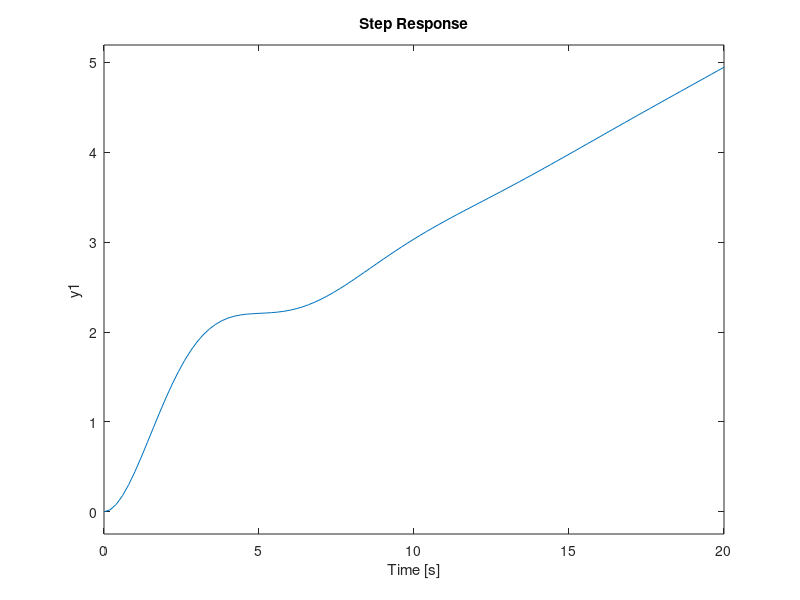

Here is the MATLAB script that generated this plot: (Note: this script raises an error after producing the figure.)


A= [-0.313 56.7 0; -0.0139 -0.426 0; 0 56.7 0]

B=[0.232; 0.0203; 0]

C=[0 0 1]

D=0;
Q=1;
R=1;

%Transfer function
figure(1); %Figure 1
[num, den]= ss2tf(A,B,C,D)
G=tf(num,den)
step(G),grid;

% For Kalman filter:
% Identity matrix + diagonal element
A= [1-0.313 56.7 0; -0.0139 1-0.426 0; 0 56.7 1]
B=[0.232; 0.0203; 0]
C=[0 0 1]
D=0;

% Sample time=-1 for discrete model
Plant = ss(A,[B B],C,0,-1,'inputname',{'u' 'w'},'outputname','y');
Q=1; 
R=1;
[kalmf,L,P,M] = kalman(Plant,Q,R);
kalmf = kalmf(1,:);
kalmf
a = A;
b = [B B 0*B];
c = [C;C];
d = [0 0 0;0 0 1];
P = ss(a,b,c,d,-1,'inputname',{'u' 'w' 'v'},'outputname',{'y' 'yv'});

a=A;
b=[B B 0*B];
c= [C;C];
d=[0 0 0;0 0 1];
P= ss(a,b,c,d,-1,'inputname', {'u', 'w', 'v'}, 'outputname', {'y', 'yv'});

sys= parallel(P,kalmf,1,1,[],[]);

SimModel= feedback(sys, 1, 4, 2, 1);
SimModel= SimModel([1 3], [1 2 3]);

%time data (random)
t= (0:100)';
u = tan(t/5);

%process noise (random)
rng(10,'twister');
w =sqrt(Q)* randn(length(t),1);
v=sqrt(R)* randn(length(t),1);

%simulate forward
out= lsim(SimModel,[w,v,u]);
y= out(:,1);
ye=out(:,2);
yv=y+v;

subplot(211),
plot(t,y,'b',t,ye,'r--'), xlabel('samples'),ylabel('output')
title('kalman response')

subplot(212),
plot(t,y-yv,'g',t,y-ye,'r--'), xlabel('samples'),ylabel('error')
